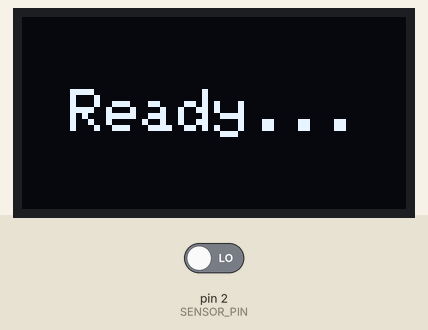
Simulated run of this sketch. Board: Arduino Uno, built with avr-gcc and run on an emulated ATmega328P. Shown: 128×64 one-colour display. The inputs (shaded band) are chosen by the test bench; at power-on: pin 2 (SENSOR_PIN) LOW. What the sketch prints to the serial monitor is not drawn.

Above: at 3.2 s.
3.3 s: pin 2 (SENSOR_PIN) driven HIGH
At 3.9 s:
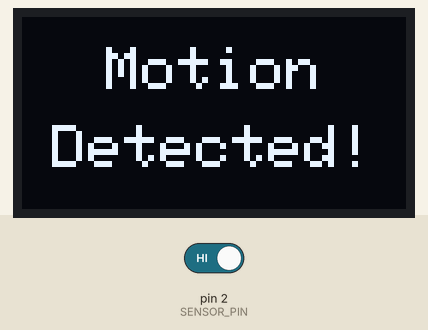
4.8 s: pin 2 (SENSOR_PIN) driven LOW
At 6.2 s:
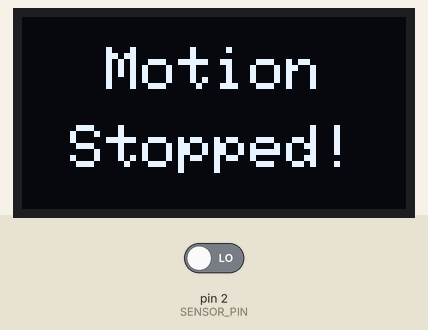
Timing chart, 0 to 7.8 s (numbered marks = the images above; inputs shaded):
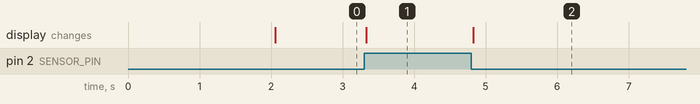

Measured:
- after the input at 3.3 s, the display: changes at once (image 1)
- after the input at 4.8 s, the display: changes at once (image 2)

The sketch:

MotionSensorOLED.ino
```cpp
#include <Wire.h>
#include <Adafruit_GFX.h>
#include <Adafruit_SSD1306.h>

#define SCREEN_WIDTH 128
#define SCREEN_HEIGHT 64
#define SENSOR_PIN 2

int motion_state = LOW;
int prev_motion_state = LOW;

Adafruit_SSD1306 oled(SCREEN_WIDTH, SCREEN_HEIGHT, &Wire, -1);

void setup() {
  Serial.begin(9600);
  pinMode(SENSOR_PIN, INPUT);

  if (!oled.begin(SSD1306_SWITCHCAPVCC, 0x3C)) {
    Serial.println(F("SSD1306 allocation failed"));
    while (true);
  }

  delay(2000);
  oled.clearDisplay();
  oled.setTextSize(2);
  oled.setTextColor(WHITE);

  oledDisplayCenter("Ready...");
}

void loop() {
  prev_motion_state = motion_state;
  motion_state = digitalRead(SENSOR_PIN);

  if (prev_motion_state == LOW && motion_state == HIGH) {
    Serial.println("Motion detected!");
    oledDisplayCenter("Motion\nDetected!");
  }
  else if (prev_motion_state == HIGH && motion_state == LOW) {
    Serial.println("Motion stopped!");
    oledDisplayCenter("Motion\nStopped!");
  }
}

void oledDisplayCenter(String text) {
  oled.clearDisplay();
  oled.setCursor(0, 0);

  // Handle newline manually for two-line messages
  int newlineIndex = text.indexOf('\n');
  if (newlineIndex != -1) {
    String line1 = text.substring(0, newlineIndex);
    String line2 = text.substring(newlineIndex + 1);

    int16_t x1, y1;
    uint16_t w1, h1, w2, h2;
    oled.getTextBounds(line1, 0, 0, &x1, &y1, &w1, &h1);
    oled.getTextBounds(line2, 0, 0, &x1, &y1, &w2, &h2);

    // Center each line individually
    oled.setCursor((SCREEN_WIDTH - w1) / 2, 10);
    oled.println(line1);
    oled.setCursor((SCREEN_WIDTH - w2) / 2, 36);
    oled.println(line2);
  } else {
    int16_t x1, y1;
    uint16_t width, height;
    oled.getTextBounds(text, 0, 0, &x1, &y1, &width, &height);
    oled.setCursor((SCREEN_WIDTH - width) / 2, (SCREEN_HEIGHT - height) / 2);
    oled.println(text);
  }

  oled.display();
}
```
